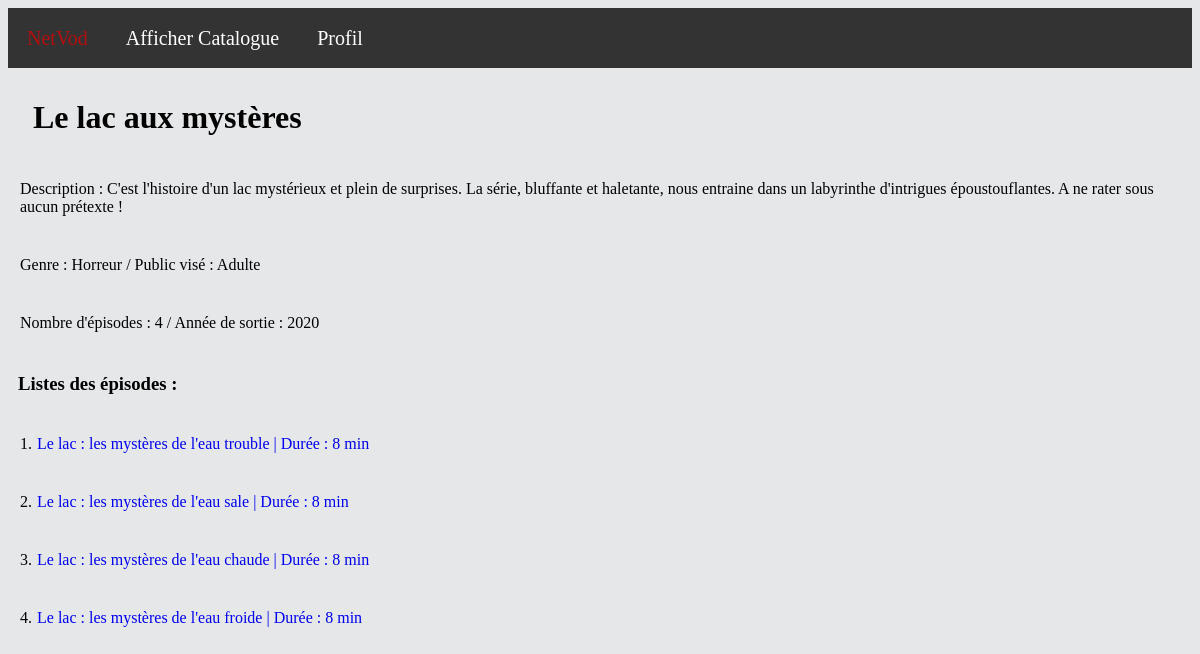
The app's page /?action=display-serie&id=1 (signed in) with its own data.
### tables this page shows
CREATE TABLE `serie` (
  `id` int(11) NOT NULL,
  `titre` varchar(128) NOT NULL,
  `descriptif` text NOT NULL,
  `img` varchar(256) NOT NULL,
  `genre` varchar(256) NOT NULL,
  `publicVise` varchar(256) NOT NULL,
  `annee` int(11) NOT NULL,
  `date_ajout` date NOT NULL
);

CREATE TABLE `episode` (
  `id` int(11) NOT NULL,
  `numero` int(11) NOT NULL DEFAULT 1,
  `titre` varchar(128) NOT NULL,
  `resume` text DEFAULT NULL,
  `duree` int(11) NOT NULL DEFAULT 0,
  `file` varchar(256) DEFAULT NULL,
  `serie_id` int(11) DEFAULT NULL
);

### index.php (called while the page is built, shortened)
<?php
$html = new Dispatcher();
$html->run();

### src/classes/video/Serie.php (called while the page is built, shortened)
<?php
class Serie
{
    public function __construct(string $titre, string $img, string $genre, string $publiqueVise, string $descriptif, string $sortie, string $dateAjout,int $id, array $listEpisode = [])
    {
        $this->titre = $titre;
        $this->genre = $genre;
        $this->publiqueVise = $publiqueVise;
        $this->descriptif = $descriptif;
        $this->sortie = $sortie;
    }
    public function __get(string $at): mixed
    {
        if (property_exists($this, $at)) {
            return $this->$at;
        } else {
            throw new \Exception("$at: invalid property");
        }
    }
    public static function creerSerie(int $id): Serie
    {
        $bdd = ConnectionFactory::makeConnection();
        $req1 = $bdd->prepare("Select * from serie where id=:id");
        $req1->bindParam(":id", $id);
        $req1->execute();
        $d = $req1->fetch();
        $serie = new Serie($d['titre'],$d['img'], $d['genre'], $d['publicVise'], $d['descriptif'], $d['annee'],$d['date_ajout'], $d['id']);
        $req2 = $bdd->prepare("Select episode.id from serie inner join episode on serie.id = episode.serie_id where serie.id=:id");
        $req2->bindParam(":id", $id);
        $req2->execute();
        $req2->fetch();
        while ($d = $req2->fetch()) {
            $ep = Episode::chercherEpisode($d['id']);
            $serie->ajouterEpisode($ep);
        }
        return $serie;
    }
}

### src/classes/video/Episode.php (called while the page is built, shortened)
<?php
class Episode
{
    public function __construct(string $titre, string $source, string $image, string $resume, int $numero, int $duree,int $serie)
    {
        $this->titre = $titre;
        $this->duree = $duree;
    }
    public static function chercherEpisode(int $id):Episode{
        $bdd = ConnectionFactory::makeConnection();
        $requete = $bdd->prepare("Select * from episode where id=:id");
        $requete->bindParam(":id",$id);
        $requete->execute();
        $d = $requete->fetch();
        return new Episode($d['titre'],"video/".$d['file'],"Image/beach.jpg",$d['resume'],$d['numero'],$d['duree'],$d['serie_id']);
    }
    public static function chercherEpisodeTitre(string $titre):int {
        $bdd = ConnectionFactory::makeConnection();
        $requete = $bdd->prepare("Select id from episode where titre=?");
        $requete->bindParam(1,$titre);
        $requete->execute();
        $d = $requete->fetch();
        return $d['id'];
    }
    public function __get(string $at):mixed {
        if (property_exists($this, $at)) {
            return $this->$at;
        }else {
            throw new \Exception("$at: invalid property");
        }
    }
}

### src/classes/render/EpisodeRender.php (the view, shortened to what this page needs)
<?php
class EpisodeRender extends Render
{
    protected Episode $ep;
    public function __construct(Episode $ep){
        $this->ep = $ep;
    }
    public function render(int $selector=1): string
    {
        $html = "";
        if($selector===2){
            $html = "<a href='?action=display-episode&id=" . Episode::chercherEpisodeTitre($this->ep->titre) . "' id='lien'>{$this->ep->titre}    | Durée : {$this->ep->duree} min</a>";
        }
        return $html;
    }
}

### src/classes/render/SerieRender.php (shortened to what this page needs)
<?php
class SerieRender extends Render
{
    protected ?Serie $list=null;
    public function __construct(Serie $list){
        $this->list = $list;
    }
    public function render(int $selector): string
    {
        $html = "<h1>{$this->list->titre}</h1>".
            "<p>Description : {$this->list->descriptif}</p>".
            "<p>Genre : {$this->list->genre} /  Public visé : {$this->list->publiqueVise}</p>";
        $html.="<p>Nombre d'épisodes : {$this->list->nmbEpisode} / Année de sortie : {$this->list->sortie} </p>";
        $html .="<h3>Listes des épisodes : </h3>";
        $i = 1;
        foreach($this->list->listEpisode as $track){
            $episodeRender = new EpisodeRender($track);
            $html .= "<p>" .$i.". ".$episodeRender->render($selector)."</p>";
            $i++;
        }
        $this->render = $html;
        return $this->render;
    }
}

### css/style.css (style rules this page uses)
a { height: 20px; outline: none; text-decoration: none; padding: 2px 1px 0; }
h1 { padding-top: 10px; padding-left: 25px; padding-bottom: 10px; }
h3 { padding: 10px; }
p { padding : 12px; }
body { background: #E5E7E9; }

### records on screen
serie: titre "Le lac aux mystères", descriptif "C'est l'histoire d'un lac mystérieux et plein de surprises. La série, bluffante et haletante, nous entraine dans un labyrinthe d'intrigues époustouflantes. A ne rater sous aucun prétexte !", genre "Horreur", publicVise "Adulte", annee "2020"
episode: titre "Le lac : les mystères de l'eau trouble", duree "8"
episode: titre "Le lac : les mystères de l'eau sale", duree "8"
episode: titre "Le lac : les mystères de l'eau chaude", duree "8"
episode: titre "Le lac : les mystères de l'eau froide", duree "8"

### other values on screen
$this->list->nmbEpisode "4"
